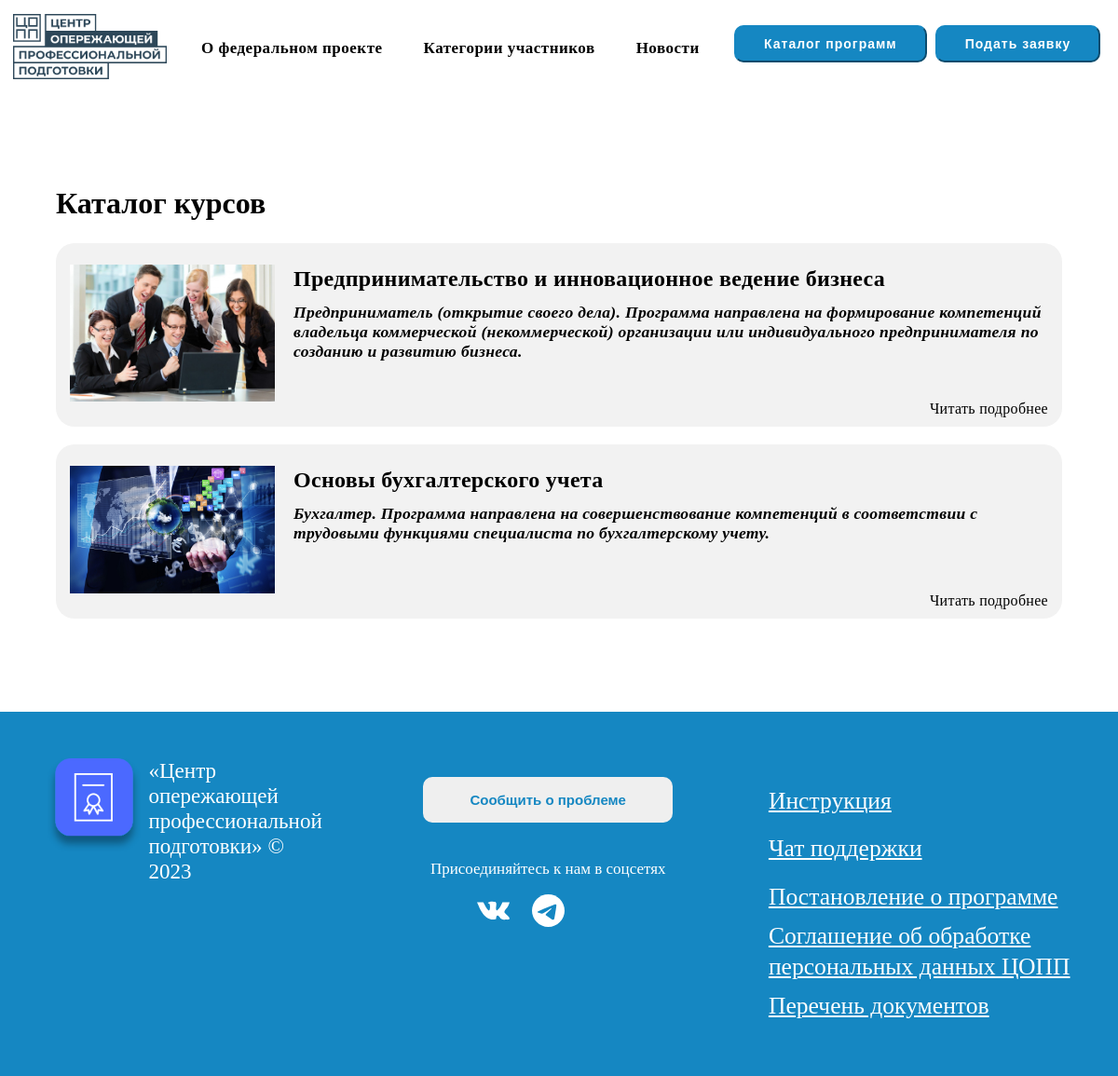
Page /catalog/ on the committed database.
### main/models.py (models this page shows, shortened)
class Catalog_models(models.Model):
    image_main = models.ImageField('Фото(основное)', blank=True, null=True)
    image_sec = models.ImageField('Фото', blank=True, null=True)
    image3 = models.ImageField('Фото(доп)', blank=True, null=True)
    image4 = models.ImageField('Фото(доп)', blank=True, null=True)
    name = models.CharField('Название новости', max_length=100, blank=True, null=True)
    announce = models.CharField('Анонс', max_length=1000, blank=True, null=True)
    discr1 = models.CharField('Описание', max_length=100, blank=True, null=True)
    discr2 = models.CharField('Описание', max_length=100, blank=True, null=True)
    discr3 = models.CharField('Описание', max_length=100, blank=True, null=True)
    discr4 = models.CharField('Описание', max_length=100, blank=True, null=True)
    discr5 = models.CharField('Описание', max_length=100, blank=True, null=True)
    date = models.DateField('Дата добавления', auto_now_add=True, blank=True, null=True)
    osob = models.CharField('Особенности программы', max_length=1000, blank=True, null=True)
    ysl = models.TextField('Условия и режим реализации', blank=True, null=True)
    obyem = models.CharField('Объем программы', max_length=1000, blank=True, null=True)
    format = models.CharField('Формат обучения', max_length=1000, blank=True, null=True)
    zanyatia = models.CharField('Количество занятий', max_length=1000, blank=True, null=True)
    discr01 = models.CharField('В результате обучения выпускник программы будет способен', max_length=1000, blank=True, null=True)
    discr02 = models.CharField('В результате обучения выпускник программы будет способен', max_length=1000, blank=True, null=True)
    discr03 = models.CharField('В результате обучения выпускник программы будет способен', max_length=1000, blank=True, null=True)
    discr04 = models.CharField('В результате обучения выпускник программы будет способен', max_length=1000, blank=True, null=True)
    discr05 = models.CharField('В результате обучения выпускник программы будет способен', max_length=1000, blank=True, null=True)
    discr06 = models.CharField('В результате обучения выпускник программы будет способен', max_length=1000, blank=True, null=True)
    discr07 = models.CharField('В результате обучения выпускник программы будет способен', max_length=1000, blank=True, null=True)
    discr08 = models.CharField('В результате обучения выпускник программы будет способен', max_length=1000, blank=True, null=True)
    class Meta:
        verbose_name = "Каталог программ"
        verbose_name_plural = "Каталог программ"

### main/views.py (the view)
# urls.py: path('catalog/', views.cataloge, name='cata'),
def cataloge(request):
    return render(request, 'main/html/catalogue.html', {'cata': Catalog_models.objects.all()})

### main/templates/main/html/catalogue.html (shortened to what this page needs)
<!DOCTYPE html>
{% load static %}
<html lang="en">
<head>
	<link rel="stylesheet" href=" {% static 'style/css/catalogue.css' %} ">
	<link rel="stylesheet" href=" {% static 'style/css/catalogue_media.css' %} ">
</head>
<body>
		<header>
			<nav>
				<div class="imagescopp">
					<a href="https://copp15.ru/">
						<img src="/media/photos/images/logo.png">
					</a>
				</div>
			<div class="llist">
				<a href="http://127.0.0.1:8000/#about_prj">О федеральном проекте</a>
				<a href="http://127.0.0.1:8000/#fighter" class="categ">Категории участников</a>
				<a href="/news">Новости</a>
			</div>
			<div class="buttons_top">
				<a href="">
					<button style="margin-bottom: 10px;">
						Каталог программ
					</button>
				</a>
				<a href="http://127.0.0.1:8000/#formmain">
					<button>
						Подать заявку
					</button>
				</a>
			</div>
			</nav>
		</header>
<div class="container">
		<div class="choosecourse">
			<h1>
				Каталог курсов
			</h1>
		</div>
		<div class="thecourses" id="allc">
			<div class="categcourse">
				{% for i in cata %}
    				<div class="one_course">
    					<div class="course_photo">
    						<img src="{{ i.image_main.url }}">
    					</div>
        				<div class="course_text">
        					<h2>{{ i.name }}</h2>
        					<h3>{{ i.announce }}</h3>
        					<div class="course_link">
        						<a href="{% url 'detail' i.id %}">Читать подробнее</a>
        					</div>
        				</div>
    				</div>
    			{% endfor %}
			</div>
		</div>
	</div>
<footer>
		<div class="only_adjust foot_flex">
		<div class="foot_step">
			<div class="foot_logo_img">
				<img src="../images/perspect/1.png" alt="">
			</div>
			<div class="foot_logo_disc">
				<span>«Центр опережающей профессиональной подготовки» © 2023
					</span>
			</div>
		</div>
		<div class="foot_step_2">
			<form action="https://m.vk.com/write-211582281?mvk_entrypoint=community_page">
				<button>
					Сообщить о проблеме
				</button>
			</form>
			<div class="join_us">
				<div class="join_text">
					Присоединяйтесь к нам в соцсетях
				</div>
				<div class="join_imgs">
					<a href="https://vk.com/copp_rso_a"> </a>
					<a href="https://t.me/s/copp_rso15"> </a>
					<a href="https://www.youtube.com/channel/UCGuvzIYDSGipoJC1db3w0OQ"> </a>
				</div>
			</div>
		</div>
		<div class="foot_step_3">
			<div><a href="https://view.officeapps.live.com/op/view.aspx?src=https%3A%2F%2Frabota.smolensk.ru%2Fcms_data%2Fusercontent%2Fregionaleditor%2Freg%2F%25D0%25B4%25D0%25BE%25D0%25BA%25D1%2583%25D0%25BC%25D0%25B5%25D0%25BD%25D1%2582%25D1%258B%2F%25D0%25BD%25D0%25B0%25D1%2586%25D0%25BF%25D1%2580%25D0%25BE%25D0%25B5%25D0%25BA%25D1%2582%2F2023%2F20.03._%25D0%25B4%25D0%25BE%25D0%25B1%25D0%25B0%25D0%25B2%25D0%25B8%25D1%2582%25D1%258C%2F%25D0%25B8%25D0%25BD%25D1%2581%25D1%2582%25D1%2580%25D1%2583%25D0%25BA%25D1%2586%25D0%25B8%25D1%258F%2520%25D0%25BF%25D0%25BE%2520%25D0%25BF%25D0%25BE%25D0%25B4%25D0%25B0%25D1%2587%25D0%25B5%2520%25D0%25B7%25D0%25B0%25D1%258F%25D0%25B2%25D0%25BB%25D0%25B5%25D0%25BD%25D0%25B8%25D1%258F%2520%25D0%25BD%25D0%25B0%2520%25D0%25BE%25D0%25B1%25D1%2583%25D1%2587%25D0%25B5%25D0%25BD%25D0%25B8%25D0%25B5%2520%25D0%25BD%25D0%25BF%25202023.docx%3Fysclid%3Dlj780iyk7a104478054&wdOrigin=BROWSELINK">Инструкция</a></div>
			<div><a href="https://m.vk.com/write-211582281?mvk_entrypoint=community_page">Чат поддержки</a></div>
			<div><a href="https://drive.google.com/file/d/1sVrZWcghIXU-5Urnn6h1xBBtwLbktFfS/view">Постановление о программе</a></div>
			<div style="line-height: 1.3"><a href="">Соглашение об обработке <br> персональных данных ЦОПП</a></div>
			<div><a href="http://www.itk37.ru/doc/%D0%A2%D1%80%D1%83%D0%B4%D0%BE%D1%83%D1%81%D1%82%D1%80%D0%BE%D0%B9%D1%81%D1%82%D0%B2%D0%BE/%D0%9F%D0%B5%D1%80%D0%B5%D1%87%D0%B5%D0%BD%D1%8C%20%D0%B4%D0%BE%D0%BA%D1%83%D0%BC%D0%B5%D0%BD%D1%82%D0%BE%D0%B2%20%D0%B8%20%D1%82%D1%80%D0%B5%D0%B1%D0%BE%D0%B2%D0%B0%D0%BD%D0%B8%D1%8F%20%D0%B4%D0%BB%D1%8F%20%D0%BF%D1%80%D0%BE%D0%B5%D0%BA%D1%82%D0%B0%20%C2%AB%D0%A1%D0%BE%D0%B4%D0%B5%D0%B9%D1%81%D1%82%D0%B2%D0%B8%D0%B5%20%D0%B7%D0%B0%D0%BD%D1%8F%D1%82%D0%BE%D1%81%D1%82%D0%B8%C2%BB.pdf?ysclid=lj787g2a061058222">Перечень документов</a></div>
		</div>
		</div>
	</footer>
</body>
</html>

### static/style/css/catalogue.css (style rules this page uses)
:root { --main-bgcolor: #F2F2F2; --main-marqcolor: #1587c2; --main-bordcolor: #bdbdbd; }
body { margin: 0; padding: 0; min-width: 350px; }
* { box-sizing: border-box; }
a { color: inherit; text-decoration: none; }
h2,h1 { margin: 0; }
h1 { margin-bottom: 1.5rem; }
button { cursor: pointer; }
header { position: fixed; width: 100%; background-color: white; z-index: 100; }
.imagescopp img { height: 70px; }
nav { display: flex; justify-content: space-around; align-items: center; background-attachment: fixed; padding: 15px 0px; flex-wrap: wrap; row-gap: 20px; }
.container { max-width: 1100px; margin: 0 auto; }
.llist { text-align: center; line-height: 1.5; margin-inline: 10px; }
.llist a { font-weight: bold; letter-spacing: .5px; padding: 5px 0px; font-size: 17px; }
.categ { margin-inline: 40px; }
.buttons_top { text-align: center; }
.buttons_top button:first-child { color: blue; font-weight: bold; background-color: var(--main-marqcolor) ; border-color: var(--main-marqcolor) ; font-size: 14px; padding: 10px 30px; border-radius: 10px; margin-right: 5px; letter-spacing: 1px; cursor: pointer; transition: .3s; }
.buttons_top button:last-child { color: white; font-weight: bold; padding: 10px 30px; border-radius: 10px; font-size: 14px; background-color: var(--main-marqcolor) ; border-color: var(--main-marqcolor) ; letter-spacing: 1px; cursor: pointer; transition: .3s; }
.choosecourse { padding-top: 200px; margin-inline: 10px; }
.one_course { background-color: var(--main-bgcolor) ; padding: 23px 15px; border-radius: 20px; }
.one_course h2 { line-height: 1.3; }
.course_photo { min-width: 220px; margin-right: 20px; max-width: 220px; }
.course_photo img { width: 100%; }
.course_text { letter-spacing: .3px; }
.one_course { position: relative; display: flex; background-color: var(--main-bgcolor) ; padding: 23px 15px; border-radius: 20px; margin-bottom: 1.2rem; }
footer { background-color: var(--main-marqcolor) ; color: white; padding: 50px 0px 50px 0px; margin-top: 100px; }
.join_imgs svg { width: 35px; height: 35px; }
.foot_flex { display: flex; justify-content: space-around; align-items: flex-start; flex-wrap: wrap; row-gap: 1rem; }
.foot_step { display: flex; gap: .5em; max-width: 300px; }
.foot_logo_disc { font-size: 1.2em; margin-bottom: 20px; }
.foot_step span { font-size: 1.2em; }
.foot_logo_img img { width: 100px; }
.foot_step_2 { text-align: center; }
.foot_step_2 button { font-size: 15px; color: var(--main-marqcolor); font-weight: bold; padding: 16px 50px; border: 0; border-radius: 10px; margin-bottom: 40px; }
.join_text { font-size: 17px; margin-bottom: 1em; }
.join_imgs { letter-spacing: 1.2em; }
.foot_step_3 { font-size: 1.6em; line-height: 2; }
.foot_step_3 a { text-decoration: underline; }
.foot_step_3,.foot_step_2 { margin-top: 20px; }
.thecourses a { display: block; }
.thecourses { margin-inline: 10px; }
.course_text h3 { font-size: 1.1rem; font-style: italic; margin-top: 10px; }
.course_link { position: absolute; right: 15px; bottom: 10px; }
.course_link a { transition: .4s; }

### rows in the picture
Catalog_models: image_main (picture), name "Предпринимательство и инновационное ведение бизнеса", announce "Предприниматель (открытие своего дела). Программа направлена на формирование компетенций владельца коммерческой (некоммерческой) организации или индивидуального предпринимателя по созданию и развитию бизнеса."
Catalog_models: image_main (picture), name "Основы бухгалтерского учета", announce "Бухгалтер. Программа направлена на совершенствование компетенций в соответствии с трудовыми функциями специалиста по бухгалтерскому учету."
